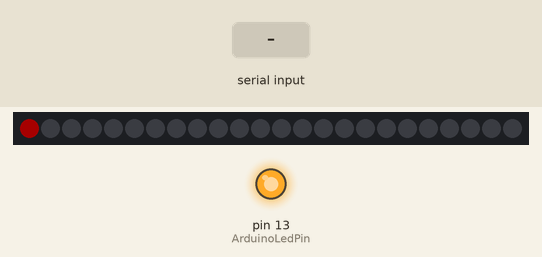
The sketch below on a simulated Arduino Uno, built with avr-gcc and run on an emulated ATmega328P. Shown: 24 RGB LEDs in strip order, left to right, output pins drawn as LEDs (lit = HIGH). The inputs (shaded band) are chosen by the test bench. Dim RGB values are drawn brighter than linear; what the sketch prints to the serial monitor is not drawn.

Above: at 0.1 s.
At 0.9 s:
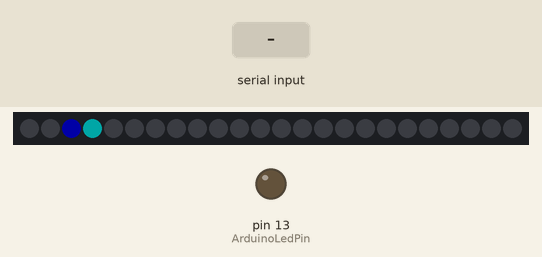
2.7 s: "1" received over Serial
5.7 s: byte 0 (0) received over Serial
Timing chart, 0 to 8.7 s (numbered marks = the images above; inputs shaded):
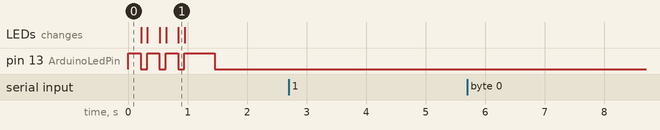

The sketch:

LEDString_FromSerial.ino
```cpp
/*
 This sketch is to define a way of dealing with Serial comms,
 - Startbyte is 255. All data that does not start with 255 is discarded.
 - Data is read until the buffersize is reached, the serial times out (1 sec) or the stopbyte is encountered
 - Stopbyte is 254.
 - Data is read into an array of Bytes.

 - a few blinks to show the program has started (at the end of 'setup')
 - "[" (ASCII 91) FROM Arduino is the character for debugging information. Any comments or debugging information start with '['
 - "]" (ASCII 93) FROM Arduino is the 'bytes in buffer' ie. when zero, it means the Arduino is ready for new commands
 - Feedback to the main system can be switched on and off with a constant: Diagnostic = 0 or 1

 NEXT STEPS: use Serial.Find instead of evaluation serial.read for '255' every cycle
 2nd byte is a MODE byte which triggers cases
 load 5 different arrays with loading-modes, and trigger them quickly witch trigger modes
 */

//LED stuff
#include "LPD8806.h"
#include "SPI.h"

const  int nLEDs = 24; // Number of RGB LEDs in strand:
int dataPin  = 2; //green wire
int clockPin = 3; //yellow wire
int i;

LPD8806 strip = LPD8806(nLEDs, dataPin, clockPin);

// Basic stuff
const int ArduinoLedPin =  13;      // the number of the LED pin
boolean Diagnostic = 1;

// Serial comms stuff
byte inByte = 0; //inByte is constantly read and evaluated for value '255' If its not 255, it is discarded and the next byte is read
int BytesInBuffer = 0;
int Mode = 0;

byte STATE0[nLEDs*3];
byte STATE1[nLEDs*3];
byte STATE2[nLEDs*3];
byte STATE3[nLEDs*3];
byte STATE4[nLEDs*3];


byte RED[nLEDs*3] = {
  255, 0, 0, 255, 0, 0, 255, 0, 0, 255, 0, 0, 255, 0, 0, 255, 0, 0, 255, 0, 0, 255, 0, 0, 255, 0, 0, 255, 0, 0, 255, 0, 0, 255, 0, 0, 255, 0, 0, 255, 0, 0, 255, 0, 0, 255, 0, 0, 255, 0, 0, 255, 0, 0, 255, 0, 0, 255, 0, 0, };
byte BLUE[nLEDs*3] = {
  0, 0, 127,0, 0, 127,0, 0, 127,0, 0, 127,0, 0, 127,0, 0, 127,0, 0, 127,0, 0, 127,0, 0, 127,0, 0, 127,0, 0, 127,0, 0, 127,0, 0, 127,0, 0, 127,0, 0, 127,0, 0, 127,0, 0, 127,0, 0, 127,0, 0, 127,0, 0, 127,};


void setup() {
  pinMode(ArduinoLedPin, OUTPUT);
  Serial.begin(9600);

  // LED stuff
  strip.begin(); // Start up the LED strip
  strip.show();  // Update the strip, to start they are all 'off'

  //WakeUp
  Serial.println("Hello.");
  // 4 blinks to show Arduino is starting
  digitalWrite(ArduinoLedPin, HIGH);
  strip.setPixelColor(0, strip.Color(20,0,0));
  strip.show();
  delay(200);
  digitalWrite(ArduinoLedPin, LOW);
  strip.setPixelColor(1, strip.Color(0,20,0));
  strip.show();
  delay(100);
  digitalWrite(ArduinoLedPin, HIGH);
  strip.setPixelColor(2, strip.Color(0,0,20));
  strip.show();
  delay(200);
  digitalWrite(ArduinoLedPin, LOW);
  strip.setPixelColor(3, strip.Color(0,20,20));
  strip.show();
  delay(100);
  digitalWrite(ArduinoLedPin, HIGH);
  strip.setPixelColor(0, strip.Color(0,0,0));
  strip.show();
  delay(200);
  digitalWrite(ArduinoLedPin, LOW);
  strip.setPixelColor(1, strip.Color(0,0,0));
  strip.show();
  delay(100);
  digitalWrite(ArduinoLedPin, HIGH);
  strip.setPixelColor(2, strip.Color(0,0,0));
  strip.setPixelColor(3, strip.Color(0,0,0));
  strip.show();
  delay(500);
  digitalWrite(ArduinoLedPin, LOW);

  if (Diagnostic) {
    Serial.println("[ Diagnostic ON");
  }
  else {
    Serial.println("[ Diagnostic OFF");
  };
}


///////////////////////////////////////////////////////////

void loop()
{
  /// Reading incoming serial data into an Array starts here

  BytesInBuffer =  Serial.available();
  if (Diagnostic) {
    Serial.print("[ Bytes in Buffer: ");
    Serial.println(BytesInBuffer);
  }

  Serial.print("]");
  Serial.println(BytesInBuffer);

  if (BytesInBuffer > 0)
  {
    if (Diagnostic) {
      Serial.print("[ Bytes in Buffer: ");
      Serial.println(BytesInBuffer);
    }
    inByte = Serial.read();

    if (inByte == 255)
    {
      if (Diagnostic) {
        while (!Serial.available()) {
        };
        Mode = Serial.read();
        Serial.print("Mode=");
        Serial.println(Mode);
      }
      switch (Mode) {
      case 0:

        Serial.readBytesUntil(254, (char *)STATE0, nLEDs*3);
        for (i=0; i < nLEDs; i++) {
          strip.setPixelColor(i, strip.Color((STATE0[i*3])/2,(STATE0[i*3+1])/2,(STATE0[i*3+2])/2));
          strip.show();
        }
        break;
      case 1:

        Serial.readBytesUntil(254, (char *)STATE1, nLEDs*3);
        for (i=0; i < nLEDs; i++) {
          strip.setPixelColor(i, strip.Color((STATE1[i*3])/2,(STATE1[i*3+1])/2,(STATE1[i*3+2])/2));
          strip.show();
        }
        break;

      case 10:
        for (i=0; i < nLEDs; i++) {
          strip.setPixelColor(i, strip.Color((STATE0[i*3])/2,(STATE0[i*3+1])/2,(STATE0[i*3+2])/2));
          strip.show();
        }
        break;

      case 11:
        for (i=0; i < nLEDs; i++) {
          strip.setPixelColor(i, strip.Color((STATE1[i*3])/2,(STATE1[i*3+1])/2,(STATE1[i*3+2])/2));
          strip.show();
        }
        break;
      }
    }
  }

  ///// print array to serial port for verification

  /*
  Serial.print("A");
   for (int i=0; i< nLEDs*3 ; i++)
   {

   Serial.print(" ");
   Serial.print(STATE0[i], DEC);
   Serial.print(" ");
   }
   Serial.println("");

   Serial.print("B");
   for (int i=0; i< nLEDs*3 ; i++)
   {

   Serial.print(" ");
   Serial.print(STATE1[i], DEC);
   Serial.print(" ");
   }
   Serial.println("");
   */
}
```

Measured:
- after the input at 2.7 s, every drawn part: stays the same
- after the input at 5.7 s, every drawn part: stays the same
